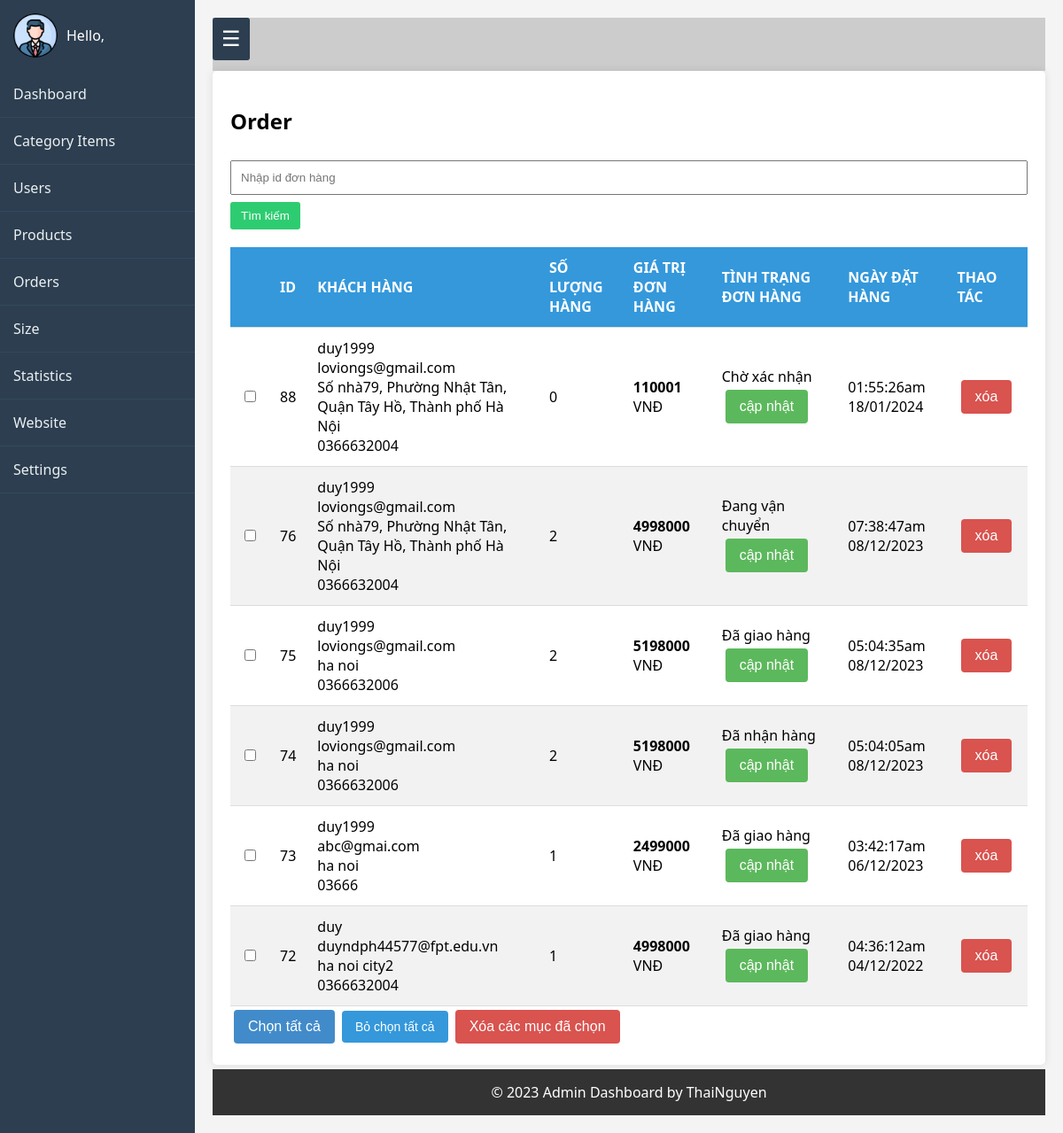
/admin/index.php?act=listbill, run on the app's committed database.
### tables this page shows
CREATE TABLE `bill` (
  `id` int(10) NOT NULL,
  `bill_name` varchar(255) NOT NULL,
  `bill_address` varchar(255) NOT NULL,
  `bill_tel` varchar(50) NOT NULL,
  `bill_email` varchar(100) NOT NULL,
  `bill_pttt` tinyint(1) DEFAULT 1,
  `total` int(10) NOT NULL DEFAULT 0,
  `bill_status` tinyint(1) DEFAULT 0,
  `receive_name` varchar(255) DEFAULT NULL,
  `receive_address` varchar(255) DEFAULT NULL,
  `receive_tel` varchar(50) DEFAULT NULL,
  `ngaydathang` varchar(50) DEFAULT NULL,
  `iduser` int(10) DEFAULT 0
);

### model/pdo.php (called while the page is built, shortened)
<?php
function pdo_get_connection(){
    $dburl = "mysql:host=localhost;dbname=duan1;charset=utf8";
    $username = 'root';
    $password = '';
    $conn = new PDO($dburl, $username, $password);
    $conn->setAttribute(PDO::ATTR_ERRMODE, PDO::ERRMODE_EXCEPTION);
    return $conn;
}
function pdo_query($sql){
    $sql_args = array_slice(func_get_args(), 1);
    try{
        $conn = pdo_get_connection();
        $stmt = $conn->prepare($sql);
        $stmt->execute($sql_args);
        $rows = $stmt->fetchAll();
        return $rows;
    }
    catch(PDOException $e){
        throw $e;
    }
    finally{
        unset($conn);
    }
}

### model/cart.php (called while the page is built, shortened)
 <?php
    function loadall_cart_count($idbill){
        $sql="select * from cart where idbill=".$idbill;
        $bill=pdo_query($sql);
        return sizeof($bill);
    }
   function loadall_bill_admin($kyw="",$iduser=0){
            $sql="select * from bill where 1";
            $sql.=" order by id desc";
            $listbilladmin=pdo_query($sql);
            return $listbilladmin;}
    function get_ttdh($n) {
        switch ($n) {
        case '0':
        $tt="Chờ xác nhận";
        break;
        case '2':
        $tt="Đang vận chuyển";
        break;
        case '3':
        $tt="Đã giao hàng";
        break;
        case '4':
        $tt="Đã nhận hàng";
        break;
        }
        return $tt;
        }
?>

### admin/bill/listbill.php (the view)
<section class="content" id="orders">
    <h2>Order</h2>
    <form action="index.php?act=listbill" method="post">
        <input type="text" name="kyw" placeholder="Nhập id đơn hàng">
        <button type="submit" name="listok">Tìm kiếm</button>
    </form>
    <table>
        <thead>
            <tr>
                <th></th>
                <th> ID </th>
                <th> KHÁCH HÀNG </th>
                <th> SỐ LƯỢNG HÀNG </th>
                <th> GIÁ TRỊ ĐƠN HÀNG </th>
                <th>TÌNH TRẠNG ĐƠN HÀNG</th>
                <th>NGÀY ĐẶT HÀNG</th>
                <th>THAO TÁC </th>
            </tr>
        </thead>
        <tbody>
            <?php
            foreach ($listbilladmin as $bill) {
                extract($bill);
                $suabill = "index.php?act=suabill&id=" . $id;
                $xoabill = "index.php?act=xoabill&id=" . $id;
                $kh = $bill["bill_name"] . '
                <br>' . $bill["bill_email"] . '
                <br>' . $bill["bill_address"] . '
                <br>' . $bill["bill_tel"];
                $ttdh = get_ttdh($bill["bill_status"]);
                $countsp = loadall_cart_count($bill["id"]);
                echo '<tr>
                <td><input type="checkbox" name="" id=""></td>
                <td> ' . $bill['id'] . '</td>
                <td>' . $kh . '</td>
                <td>' . $countsp . '</td>
                <td><strong>' . $bill["total"] . '</strong> VNĐ</td>
                <td>' . $ttdh . '<a href="' . $suabill . '"><input type="button" value="cập nhật" class="gr"></a></td>
                <td>' . $bill["ngaydathang"] . '</td>
                <td> <a href="' . $xoabill . '"><input type="button" value="xóa" class="re"></a></td>
                </tr>';
            }
            ?>
        </tbody>
    </table>
    <input type="button" value="Chọn tất cả" class="blu mrbut">
    <input type="button" value="Bỏ chọn tất cả" class="reset">
    <input type="button" value="Xóa các mục đã chọn" class="re mrbut">
</section>

### admin/header.php (style rules this page uses)
.reset { padding: 10px 15px; font-size: 14px; background-color: #3498db; color: white; border: none; border-radius: 4px; cursor: pointer; }
.gr, .re, .blu { padding: 10px 16px; border: none; cursor: pointer; border-radius: 4px; color: #fff; text-align: center; text-decoration: none; display: inline-block; font-size: 16px; transition: opacity 0.3s ease; }
.gr { background-color: #5cb85c; }
.re { background-color: #d9534f; }
.blu { background-color: #428bca; }
.gr, .re, .blu { margin: 4px; }
body { margin: 0; font-family: 'Segoe UI', Tahoma, Geneva, Verdana, sans-serif; background-color: #f4f4f4; display: flex; flex-direction: column; }
.content { background-color: #fff; padding: 20px; border-radius: 5px; box-shadow: 0 0 10px rgba(0, 0, 0, 0.1); }
table { width: 100%; border-collapse: collapse; margin-top: 20px; }
thead { background-color: #3498db; color: #fff; }
th, td { padding: 12px; text-align: left; border-bottom: 1px solid #ddd; }
tbody tr:nth-child(even) { background-color: #f2f2f2; }
button { background-color: #2ecc71; color: #fff; border: none; padding: 8px 12px; cursor: pointer; border-radius: 3px; transition: background-color 0.3s ease; }
input[type="text"], input[type="number"], input[type="password"], input[type="email"], textarea { width: 100%; padding: 10px; margin: 8px 0; box-sizing: border-box; }

### data on the page
bill: id "88", bill_name "duy1999", bill_email "loviongs@gmail.com", bill_address "Số nhà79, Phường Nhật Tân, Quận Tây Hồ, Thành phố Hà Nội", bill_tel "0366632004", countsp "0", total "110001", bill_status "Chờ xác nhận", ngaydathang "01:55:26am 18/01/2024"
bill: id "76", bill_name "duy1999", bill_email "loviongs@gmail.com", bill_address "Số nhà79, Phường Nhật Tân, Quận Tây Hồ, Thành phố Hà Nội", bill_tel "0366632004", countsp "2", total "4998000", bill_status "Đang vận chuyển", ngaydathang "07:38:47am 08/12/2023"
bill: id "75", bill_name "duy1999", bill_email "loviongs@gmail.com", bill_address "ha noi", bill_tel "0366632006", countsp "2", total "5198000", bill_status "Đã giao hàng", ngaydathang "05:04:35am 08/12/2023"
bill: id "74", bill_name "duy1999", bill_email "loviongs@gmail.com", bill_address "ha noi", bill_tel "0366632006", countsp "2", total "5198000", bill_status "Đã nhận hàng", ngaydathang "05:04:05am 08/12/2023"
bill: id "73", bill_name "duy1999", bill_email "abc@gmai.com", bill_address "ha noi", bill_tel "03666", countsp "1", total "2499000", bill_status "Đã giao hàng", ngaydathang "03:42:17am 06/12/2023"
bill: id "72", bill_name "duy", bill_email "duyndph44577@fpt.edu.vn", bill_address "ha noi city2", bill_tel "0366632004", countsp "1", total "4998000", bill_status "Đã giao hàng", ngaydathang "04:36:12am 04/12/2022"
